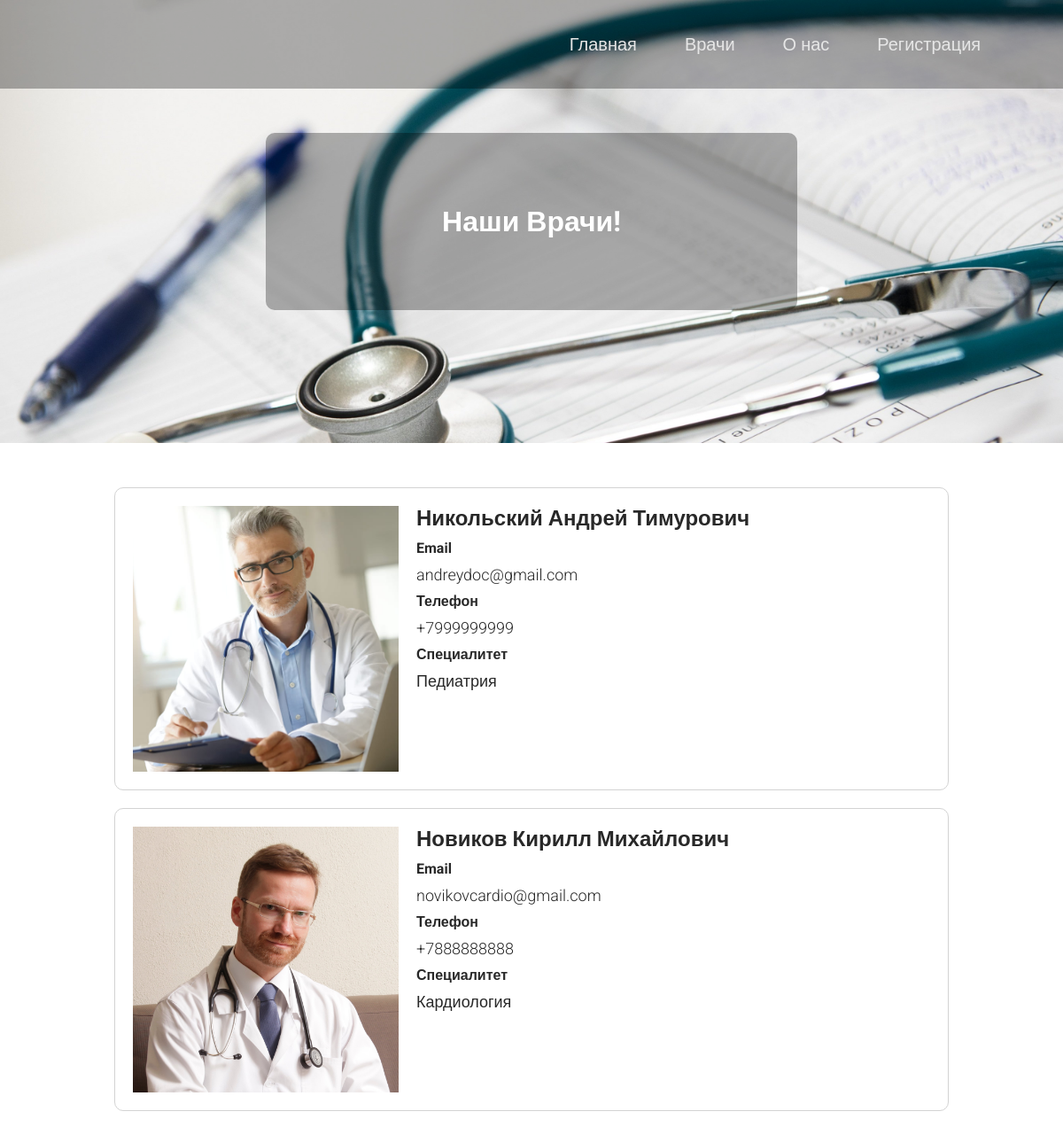
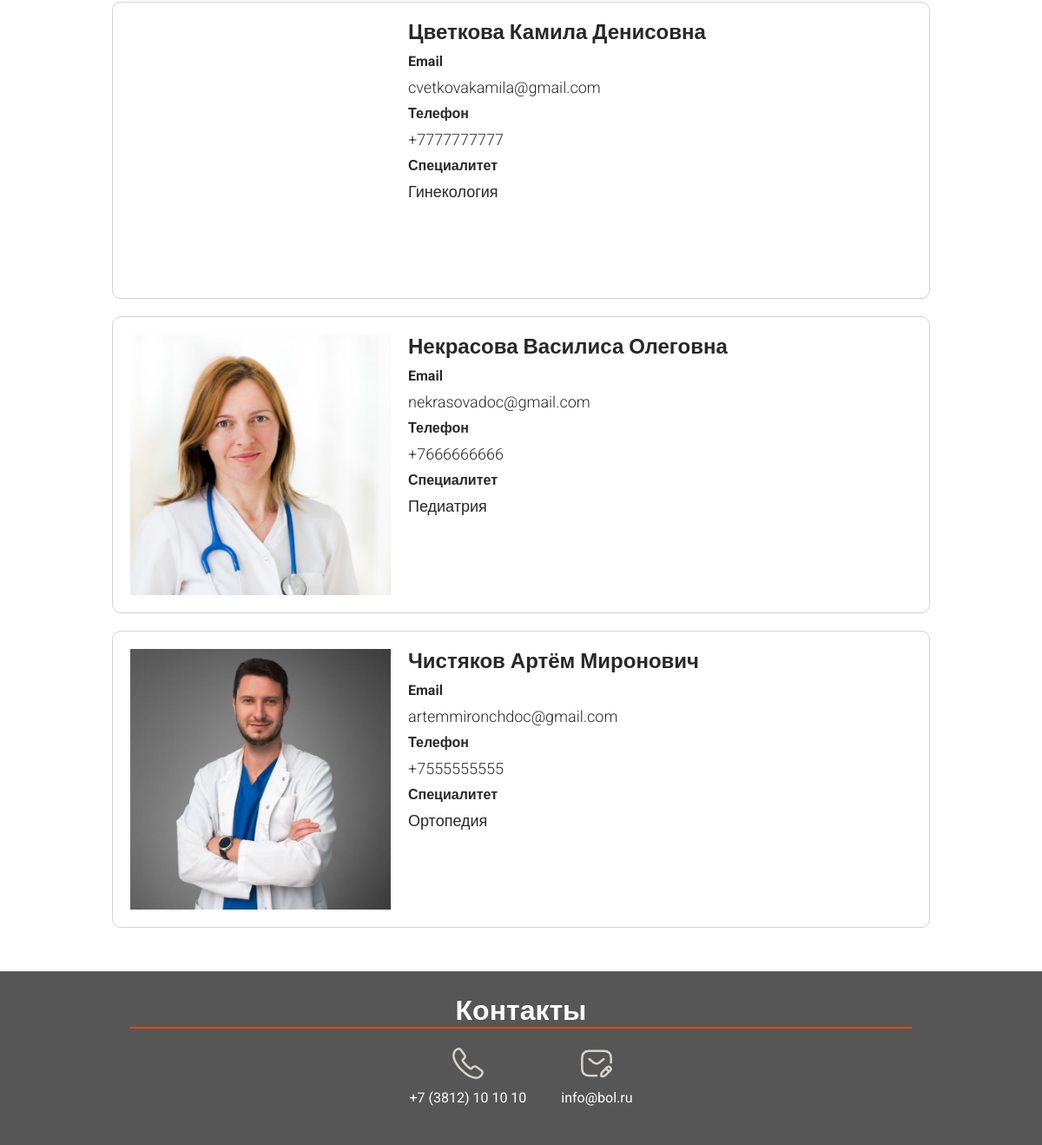
The app's page /doctors.php with its own data (2 pictures, top to bottom).
### tables this page shows
CREATE TABLE `doctors` (
  `id` int NOT NULL,
  `name` varchar(255) NOT NULL,
  `phone` varchar(255) NOT NULL,
  `email` varchar(255) NOT NULL,
  `img` varchar(255) NOT NULL,
  `id_specialties` int NOT NULL
);

CREATE TABLE `specialties` (
  `id` int NOT NULL,
  `name` varchar(255) NOT NULL,
  `img` varchar(255) NOT NULL
);

### doctors.php (the view, shortened to what this page needs)
<?php
include "components/header.php";
?>
<main>
<div class="board">
    <div class="find">
        <h1>Наши Врачи!</h1>
    </div>
</div>
<div class="doctors">
    <?php
    $doctors = $core->query("SELECT * FROM `doctors`");
    while($doctor = $doctors->fetch_assoc()){
        $specialties = $core->query("SELECT * FROM `specialties` WHERE `id` = '{$doctor['id_specialties']}'");
        $specialt = $specialties->fetch_assoc();
        ?>
            <div class="doctor">
                <div class="img">
                    <img src="img/doctors/<?=$doctor['img']?>" alt="">
                </div>
                <div class="description">
                    <h2><?= $doctor['name']?></h2>
                    <h4>Email</h4>
                    <p><?= $doctor['email']?></p>
                    <h4>Телефон</h4>
                    <p><?= $doctor['phone']?></p>
                    <h4>Специалитет</h4>
                    <p><?= $specialt['name']?></p>
                </div>
            </div>
        <?php }?>
</div>
</main>
<?php
include "components/footer.php";
?>

### css/index.css (style rules this page uses)
* { padding: 0; margin: 0; font-family: 'Roboto', sans-serif; }
main { display: flex; justify-content: center; align-items: center; flex-direction: column; gap: 50px; }
.board { width: 100%; height: 500px; background: url('/img/2.jpg'); background-size: 100% auto; display: flex; justify-content: center; align-items: center; }
.find { height: 200px; width: 600px; background-color: rgba(0, 0, 0, 0.3); border-radius: 10px; color: #fff; display: flex; flex-direction: column; align-items: center; justify-content: center; }
.doctors { display: flex; flex-direction: column; align-items: center; justify-content: center; gap: 20px; }
.doctor { height: 300px; width: 900px; border: 0.3px solid lightgray; padding: 20px; border-radius: 10px; display: flex; gap: 20px; }
.doctor .img { height: 300px; width: 300px; overflow: hidden; display: flex; justify-content: center; align-items: center; }
.doctor .img img { height: 100%; width: auto; }
.doctor .description { color: #282828; display: flex; flex-direction: column; gap: 10px; }
.doctor .description h2 { font-weight: 900; }
.doctor .description p { font-size: 18px; font-weight: 300; }

### records on screen
doctors: img (picture), name "Никольский Андрей Тимурович", email "andreydoc@gmail.com", phone "+7999999999", id_specialties.name "Педиатрия"
doctors: img (picture), name "Новиков Кирилл Михайлович", email "novikovcardio@gmail.com", phone "+7888888888", id_specialties.name "Кардиология"
doctors: name "Цветкова Камила Денисовна", email "cvetkovakamila@gmail.com", phone "+7777777777", id_specialties.name "Гинекология"
doctors: img (picture), name "Некрасова Василиса Олеговна", email "nekrasovadoc@gmail.com", phone "+7666666666", id_specialties.name "Педиатрия"
doctors: img (picture), name "Чистяков Артём Миронович", email "artemmironchdoc@gmail.com", phone "+7555555555", id_specialties.name "Ортопедия"
